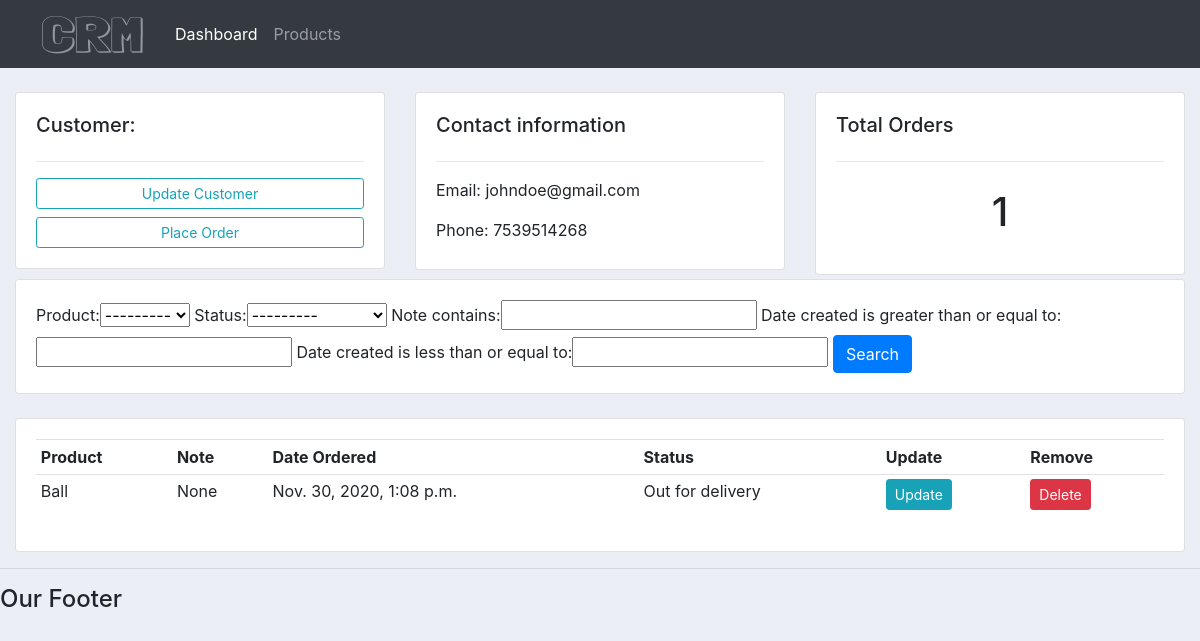
/customer/1, run on an earlier commit of the app's database.
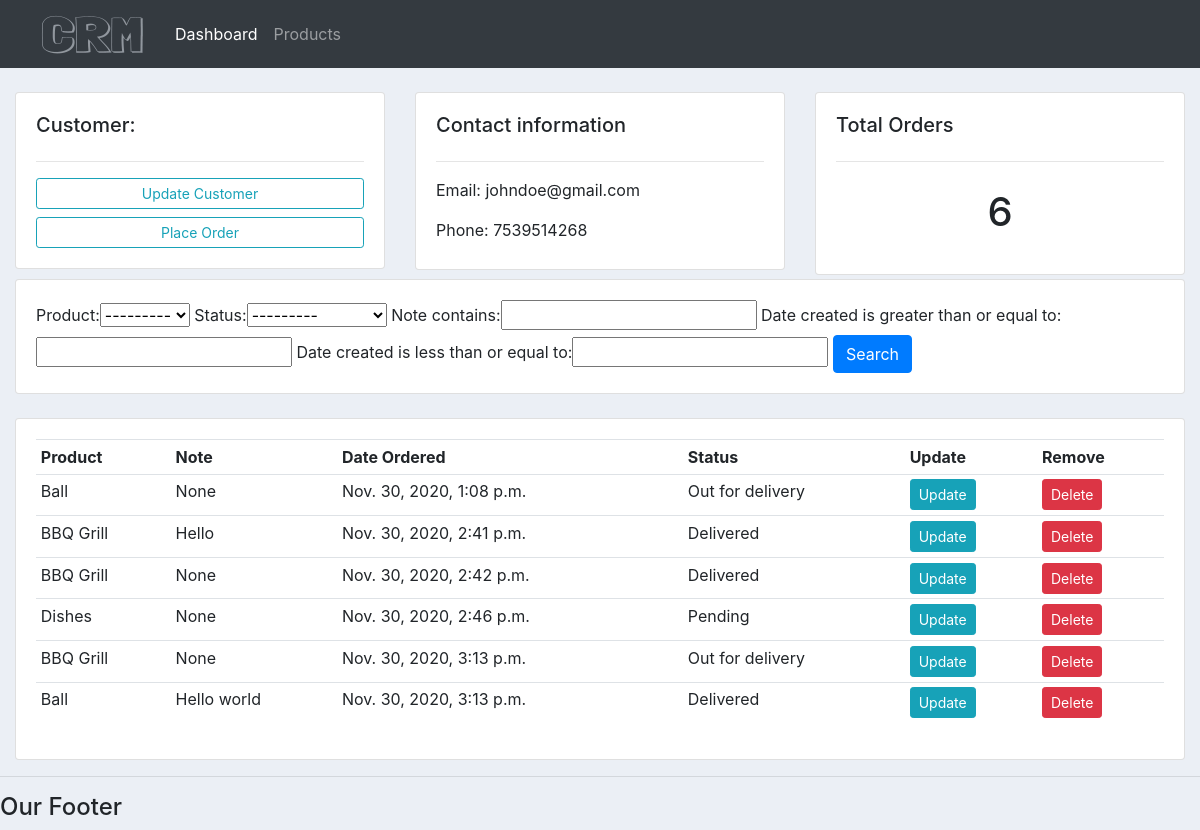
And on a later commit of the database.
### accounts/models.py (models this page shows, shortened)
class Order(models.Model):
    STATUS = (
            ('Pending', 'Pending'),
            ('Out for delivery', 'Out for delivery'),
            ('Delivered', 'Delivered')
    )
    customer = models.ForeignKey(Customer, null=True, on_delete=models.SET_NULL)
    product = models.ForeignKey(Product, null=True, on_delete=models.SET_NULL)
    date_created = models.DateTimeField(auto_now_add=True, null=True)
    status = models.CharField(max_length=200, null=True, choices=STATUS)
    note = models.CharField(max_length=200, null=True)

class Product(models.Model):
    CATEGORY = (
            ('Indoor', 'Indoor'),
            ('Out Door', 'Out Door'),
    )
    name = models.CharField(max_length=200, null=True)
    price = models.FloatField(null=True)
    category = models.CharField(max_length=200, null=True, choices=CATEGORY)
    description = models.CharField(max_length=200, null=True, blank=True)
    date_created = models.DateTimeField(auto_now_add=True, null=True)
    tags = models.ManyToManyField(Tag)
    def __str__(self):
        return self.name

### accounts/views.py (the view)
# urls.py: path('customer/<str:pk_test>', views.customer, name="customer"),
def customer(request, pk_test):
    customer = Customer.objects.get(id=pk_test)
    orders = customer.order_set.all()
    order_count = orders.count()
    myFilter = OrderFilter(request.GET, queryset=orders)
    orders = myFilter.qs
    context = {'customer': customer,
                'orders':orders,
                'order_count': order_count,
                'myFilter': myFilter
                }
    return render(request, 'accounts/customer.html', context)

### accounts/templates/accounts/customer.html
{% extends 'accounts/main.html' %}
{% block content %}
<br>
<div class="row">
  <div class="col-md">
    <div class="card card-body">
      <h5>Customer:</h5>
      <hr>
      <a class="btn btn-outline-info btn-sm btn-block" href="">
        Update Customer
      </a>
      <a class="btn btn-outline-info btn-sm btn-block" href="{% url 'create_order' customer.id %}">
        Place Order
      </a>
    </div>
  </div>
  <div class="col-md">
    <div class="card card-body" style="height:95%">
      <h5>Contact information</h5>
      <hr>
      <p>Email: {{ customer.email }}</p>
      <p>Phone: {{ customer.phone }}</p>
    </div>
  </div>
  <div class="col-md">
    <div class="card card-body">
      <h5>Total Orders</h5>
      <hr>
      <h1 style="text-align: center; padding: 10px">{{ order_count }}</h1>
    </div>
  </div>
</div>
<div class="row">
  <div class="col">
    <div class="card card-body">
      <form method="get">
        {{ myFilter.form }}
        <button class="btn btn-primary" type="submit">Search</button>
      </form>
    </div>
  </div>
</div>
<br>
<div class="row">
  <div class="col-md">
    <div class="card card-body">
      <table class="table table-sm">
        <tr>
          <th>Product</th>
          <th>Note</th>
          <th>Date Ordered</th>
          <th>Status</th>
          <th>Update</th>
          <th>Remove</th>
        </tr>
        {% for order in orders %}
          <tr>
            <td>{{ order.product }}</td>
            <td>{{ order.note }}</td>
            <td>{{ order.date_created }}</td>
            <td>{{ order.status }}</td>
            <td><a class="btn btn-sm btn-info" href="{% url 'update_order' order.id %}">Update</a></td>
            <td><a class="btn btn-sm btn-danger" href="{% url 'delete_order' order.id %}">Delete</a></td>
          </tr>
        {% endfor %}
      </table>
    </div>
  </div>
</div>
{% endblock %}

What changed in the data, as far as the page shows it:
added Order: product "BBQ Grill", note "Hello", date_created "Nov. 30, 2020, 2:41 p.m.", status "Delivered"
added Order: product "BBQ Grill", note "None", date_created "Nov. 30, 2020, 2:42 p.m.", status "Delivered"
added Order: product "Dishes", note "None", date_created "Nov. 30, 2020, 2:46 p.m.", status "Pending"
added Order: product "BBQ Grill", note "None", date_created "Nov. 30, 2020, 3:13 p.m.", status "Out for delivery"
added Order: product "Ball", note "Hello world", date_created "Nov. 30, 2020, 3:13 p.m.", status "Delivered"
Also different on the page:
{{ order_count }}: "1" → "6"
